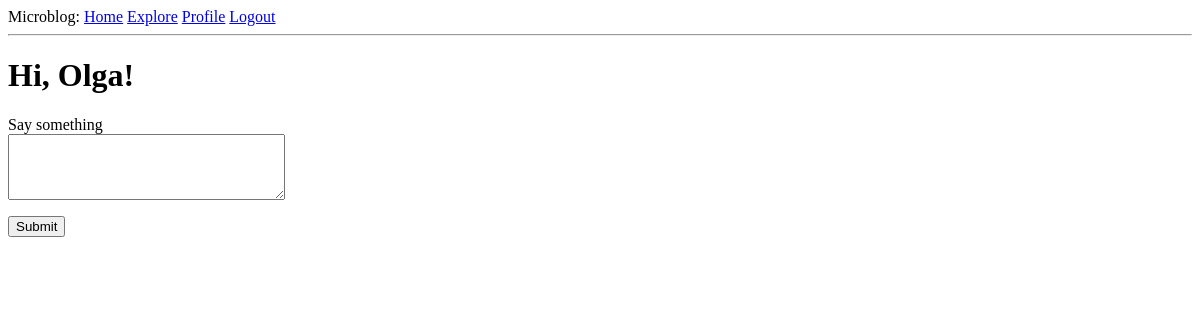
The page /index (signed in) on the database as committed earlier.
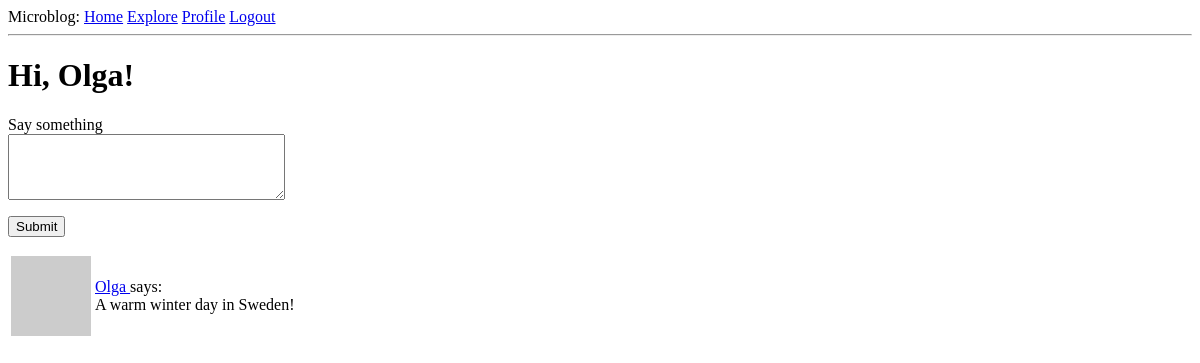
The same page on the database as committed later.
### app/models.py (models this page shows, shortened)
class Post(db.Model):
    id = db.Column(db.Integer, primary_key=True)
    body = db.Column(db.String(140))
    timestamp = db.Column(db.DateTime, index=True, default=datetime.utcnow)
    user_id = db.Column(db.Integer, db.ForeignKey('user.id'))

class User(UserMixin, db.Model):
    id = db.Column(db.Integer, primary_key=True)
    username = db.Column(db.String(64), index=True, unique=True)
    email = db.Column(db.String(120), index=True, unique=True)
    password_hash = db.Column(db.String(128))
    about_me = db.Column(db.String(140))
    last_seen = db.Column(db.DateTime, default=datetime.utcnow)
    posts = db.relationship('Post', backref='author', lazy='dynamic')
    followed = db.relationship(
        'User', secondary=followers,
        primaryjoin=(followers.c.follower_id == id),
        secondaryjoin=(followers.c.followed_id == id),
        backref=db.backref('followers', lazy='dynamic'), lazy='dynamic')
    def avatar(self, size):
        digest =  md5(self.email.lower().encode('utf-8')).hexdigest()
        return f'https://www.gravatar.com/avatar/{digest}?d=identicon&s={size}'
    def followed_posts(self):
        followed = Post.query.join(
            followers, (followers.c.followed_id == Post.user_id)).filter(
                followers.c.follower_id == self.id)
        own = Post.query.filter_by(user_id=self.id)
        return followed.union(own).order_by(Post.timestamp.desc())

### app/routes.py (the view)
@app.route('/', methods=['GET', 'POST'])
@app.route('/index', methods=['GET', 'POST'])
@login_required
def index():
    form = PostForm()
    if form.validate_on_submit():
        post = Post(body=form.post.data, author=current_user)
        db.session.add(post)
        db.session.commit()
        flash('Your post is now live!')
        return redirect(url_for('index'))
    page = request.args.get('page', 1, type=int)
    posts = current_user.followed_posts().paginate(page, app.config['POSTS_PER_PAGE'], False)
    next_url = url_for('index', page=posts.next_num) \
        if posts.has_next else None
    prev_url = url_for('index', page=posts.prev_num) \
        if posts.has_prev else None
    return render_template('index.html', title='Home', form=form,
                           posts=posts.items, next_url=next_url,
                           prev_url=prev_url)

### app/forms.py
class PostForm(FlaskForm):
    post = TextAreaField('Say something', validators=[
        DataRequired(), Length(min=1, max=140)])
    submit = SubmitField('Submit')

### app/models.py (called while the page is built)
@login.user_loader
def load_user(id):
    return User.query.get(int(id))

### app/routes.py (called while the page is built)
@app.before_request
def before_request():
    if current_user.is_authenticated:
        current_user.last_seen = datetime.utcnow()
        db.session.commit()

### app/templates/index.html (shortened to what this page needs)
{% extends "base.html" %}
{% block content %}
    <h1>Hi, {{ current_user.username }}!</h1>
    {% if form %}
        <form action="" method='post'>
            <p>
                {{ form.post.label }}<br>
                {{ form.post(cols=32, rows=4) }}<br>
            </p>
            <p>
                {{ form.submit( )}}
            </p>
        </form>
    {% endif %}
    {% for post in posts %}
        {% include '_post.html' %}
    {% endfor %}
{% endblock %}

### app/templates/_post.html
<table>
    <tr valilgn="top">
        <td><img src="{{ post.author.avatar(36) }}"</td>
        <td>
            <a href="{{ url_for('user', username=post.author.username) }}">
                {{ post.author.username }}
            </a>
            says:<br>{{ post.body }}
        </td>
    </tr>
</table>

Rows that differ between the two databases and show on the page:
added Post: author.username "Olga", body "A warm winter day in Sweden!"
